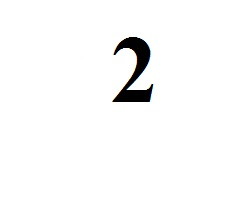
%> input picture images2/10.jpg, 251 x 208 px
$ octave --eval "result = funcFeature(imread('images2/10.jpg'));"   (GNU Octave 9; MATLAB toolbox functions it lacks are replaced by stand-ins)
%> lines starting %> are read from the running program, lines starting %| are printed output that depends on the picture; in (x1, y1, x2, y2) boxes, pixels count from 0 and x2, y2 are one past the last pixel; in counts of white or black regions, pixels touching at a corner belong together; the program's own positions count from 1
function [sk, vectProp] = funcFeature(X)

Y= X;
%> Y is the input picture: size 208x251x3 uint8; mean R, G, B 249.4, 249.4, 249.4
B = im2bw(Y);
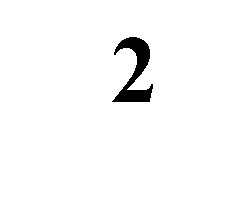
%> B: size 208x251 logical; 97.8% white; 1 black region, box (x1, y1, x2, y2) and area: (112, 37, 153, 102) 1146

[R, C] = size(B);
%> R = 208; C = 251

x=1;
for i=1:R
    for j = 1:C
        if B(i,j)== 0
            mat1(x)= i;
            mat2(x)= j;
            x=x+1;
        end
    end
end
%> after the loop, mat1 = 1146 values from 38 to 102; mat2 = 1146 values, max 153 at index 689, min 113 at index 1109, mean 135.9; x = 1147


B2 = B(min(mat1):max(mat1),min(mat2):max(mat2));
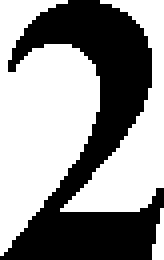
%> B2: size 65x41 logical (shown 4 times larger); 57% white; 1 black region, box (x1, y1, x2, y2) and area: (0, 0, 41, 65) 1146


par =32;
cell_size=4;
no_of_blocks=par/cell_size;


S= imresize(B2, [par par]);
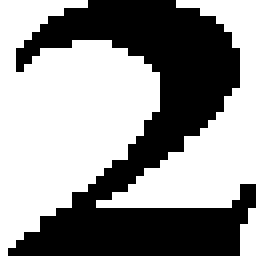
%> S: size 32x32 logical (shown 8 times larger); 56.8% white; 1 black region, box (x1, y1, x2, y2) and area: (1, 0, 32, 32) 442
sk = bwmorph(~S,'thin',Inf);
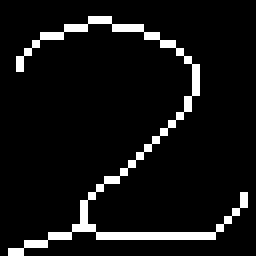
%> sk: size 32x32 logical (shown 8 times larger); 7.3% white in thin lines or dots, all inside (x1, y1, x2, y2) = (1, 2, 31, 32)


x=ones(1,no_of_blocks)*cell_size;
cell_array=mat2cell(sk,x,x);
%> cell_array = 64 items

for i= 1:no_of_blocks
    for j=1:no_of_blocks
        temp_mat=cell_array{i,j};
        n_black=0;
        n_white=0;
        for k=1:cell_size
            for l=1:cell_size
                if temp_mat(k,l)==0
                    n_black=n_black+1;
                else
                    n_white=n_white+1;
                end

            end
        end
        prop(i,j)= n_white/n_black;


    end
end
%> after the loop, prop = [0 0 0.333 0.333 0.143 0 0 0; 0.143 0.333 0 0 0.143 0.333 0 0; 0.0667 0 0 0 0 0 0.333 0; 0 0 0 0 0 0.333 0 0; 0 0 0 0 0.231 0.0667 0 0; 0 0 0 0.333 0.0667 0 0 0; 0 0 0.333 0 0 0 0 0.333; 0.231 0.333 0.333 0.333 0.333 0.333 0.333 0]


m = 0;
for i =1:no_of_blocks
    for j=1:no_of_blocks

        m = m+1;
        vectProp(m) = prop(i,j);

    end
end
%> after the loop, m = 64; vectProp = 64 values, max 0.333 at index 3, min 0 at index 1, mean 0.0952


end
